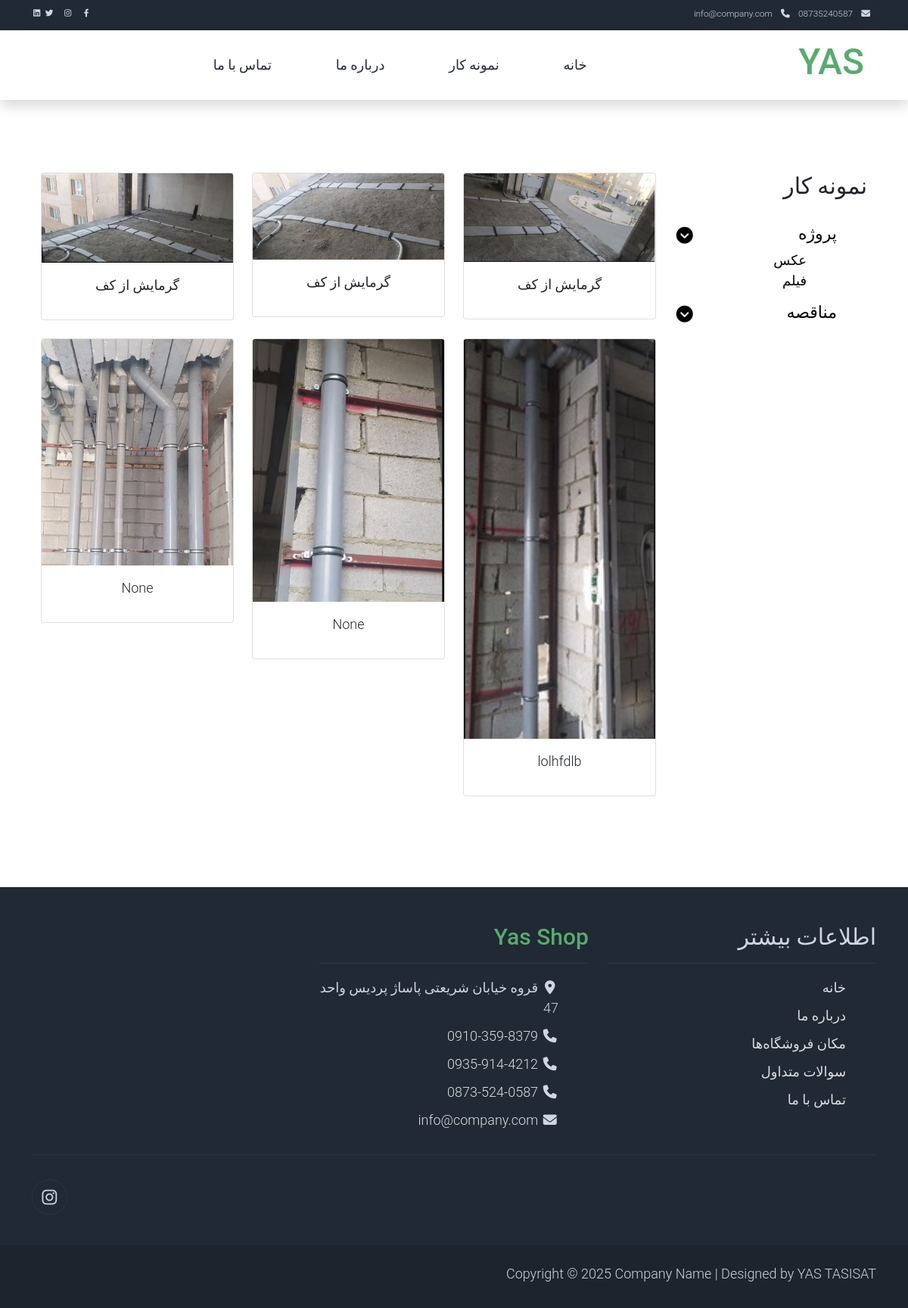
The app's page /sample/?cat=project&type=photo with its own data.
### shop/models.py (models this page shows, shortened)
class MediaItem(models.Model):
    MEDIA_TYPE_CHOICES = (
        ('photo', 'عکس'),
        ('video', 'فیلم'),
    )
    category = models.ForeignKey(Category, on_delete=models.CASCADE)
    media_type = models.CharField(max_length=10, choices=MEDIA_TYPE_CHOICES)
    file = models.FileField(upload_to='gallery/')
    title = models.CharField(max_length=200, blank=True, null=True)

### shop/views.py (the view)
# urls.py: path('sample/', views.sample_view, name='sample'),
def sample_view(request):
    category = request.GET.get('cat')       # project OR monaghese
    media_type = request.GET.get('type')    # photo OR video
    items = MediaItem.objects.all()
    if category:
        items = items.filter(category__name=category)
    if media_type:
        items = items.filter(media_type=media_type)
    return render(request, 'catalog/sample.html', {
        'items': items,
    })

### shop/templates/catalog/sample.html (shortened to what this page needs)
{% extends 'catalog/base.html' %}
{% block content %}
{% load static %}
<body>
<div class="container py-5">
    <div class="row">
        <div class="col-lg-3">
            <h1 class="h2 pb-4">نمونه کار</h1>
            <ul class="list-unstyled templatemo-accordion">
                <li class="pb-3">
                    <a class="collapsed d-flex justify-content-between h3 text-decoration-none" href="#"
                       data-bs-toggle="collapse" data-bs-target="#collapseGender">
                        پروژه
                        <i class="fa fa-fw fa-chevron-circle-down mt-1"></i>
                    </a>
                    <ul id="collapseGender" class="collapse show list-unstyled pl-3">
                        <li><a class="text-decoration-none" href="{% url 'sample' %}?cat=project&type=photo">عکس</a>
                        </li>
                        <li><a class="text-decoration-none" href="{% url 'sample' %}?cat=project&type=video">فیلم</a>
                        </li>
                    </ul>
                </li>
                <li class="pb-3">
                    <a class="collapsed d-flex justify-content-between h3 text-decoration-none" href="#"
                       data-bs-toggle="collapse" data-bs-target="#collapseSale">
                        مناقصه
                        <i class="fa fa-fw fa-chevron-circle-down mt-1"></i>
                    </a>
                </li>
            </ul>
        </div>
  <div class="col-lg-9">
    <div class="row">
        {% for item in items %}
        <div class="col-md-4 mb-4">
            <div class="card">
                {% if item.media_type == 'photo' %}
                    <img src="{{ item.file.url }}" class="card-img-top">
                {% else %}
                    <video controls class="w-100">
                        <source src="{{ item.file.url }}" type="video/mp4">
                    </video>
                {% endif %}
                <div class="card-body text-center">
                    <p>{{ item.title }}</p>
                </div>
            </div>
        </div>
        {% endfor %}
    </div>
</div>
    </div>
</div>
{% endblock %}

### shop/templates/static/catalog/assets/css/templatemo.css (style rules this page uses)
body, ul, li, p, a, label, input, div { font-family: 'Roboto', sans-serif; font-size: 18px !important; font-weight: 300 !important; }
.h2 { font-family: 'Roboto', sans-serif; font-size: 30px !important; font-weight: 300; }
.h3 { font-family: 'Roboto', sans-serif; font-size: 22px !important; }
.templatemo-accordion a { color: #000; }

### records on screen
MediaItem: file (picture), title "گرمایش از کف"
MediaItem: file (picture), title "گرمایش از کف"
MediaItem: file (picture), title "گرمایش از کف"
MediaItem: file (picture), title "lolhfdlb"
MediaItem: file (picture), title "None"
MediaItem: file (picture), title "None"
